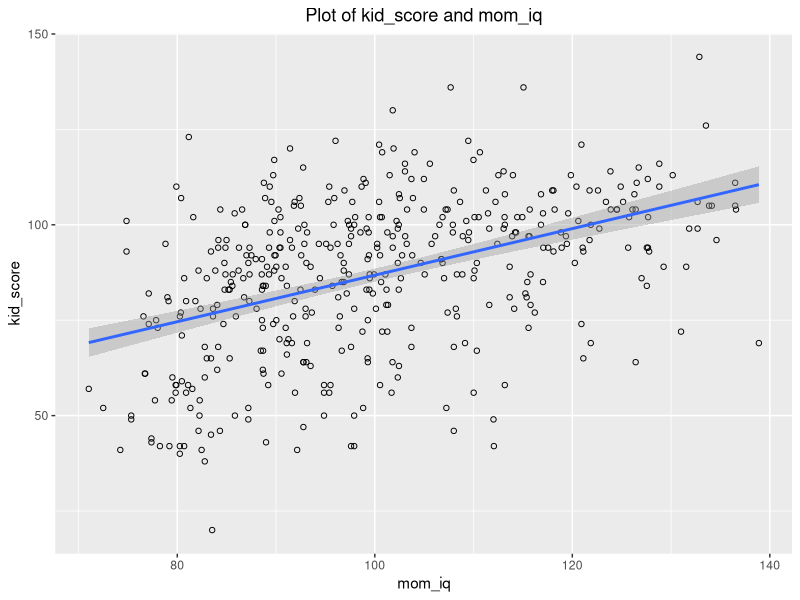
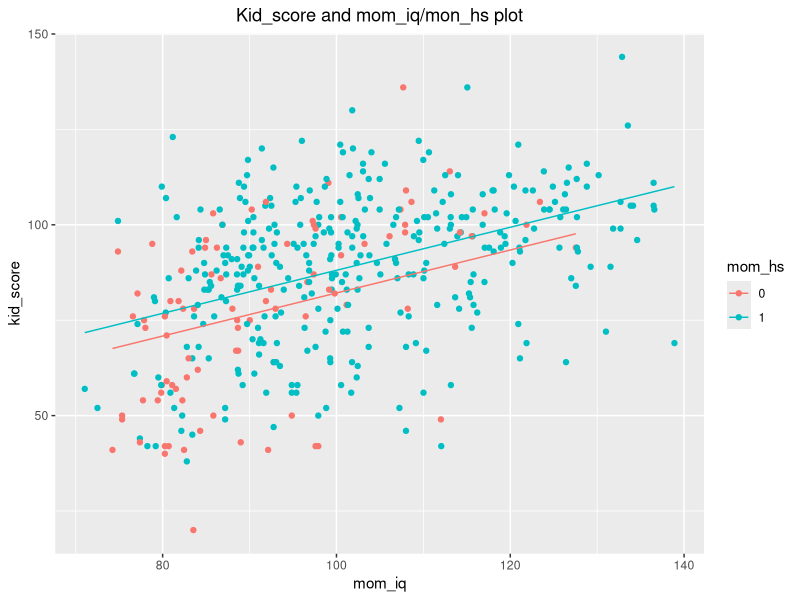
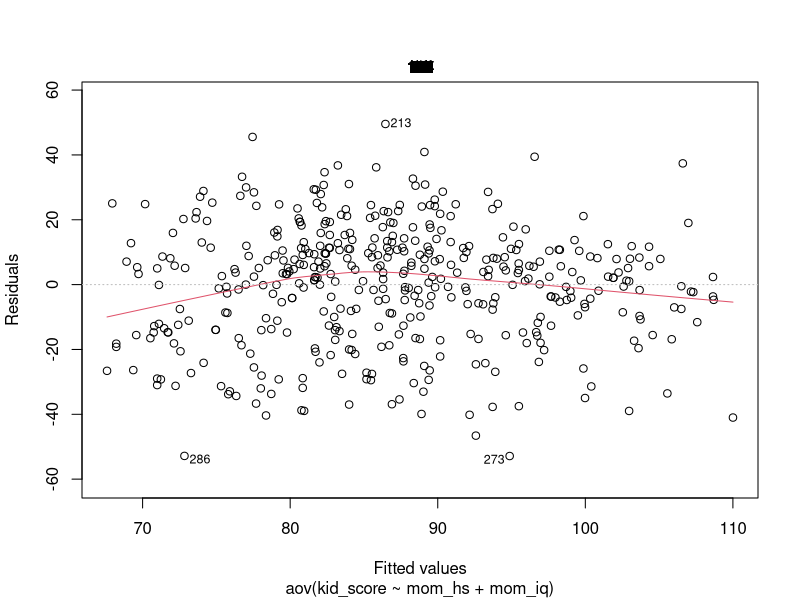
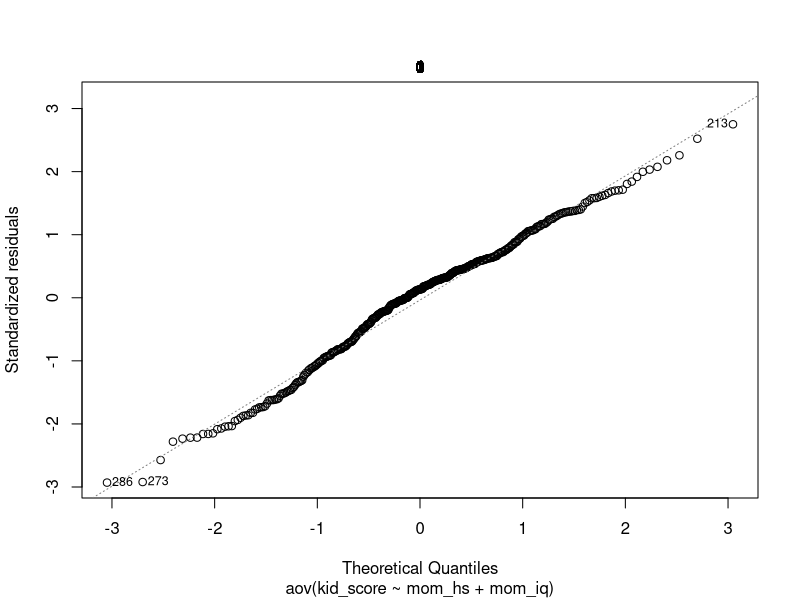
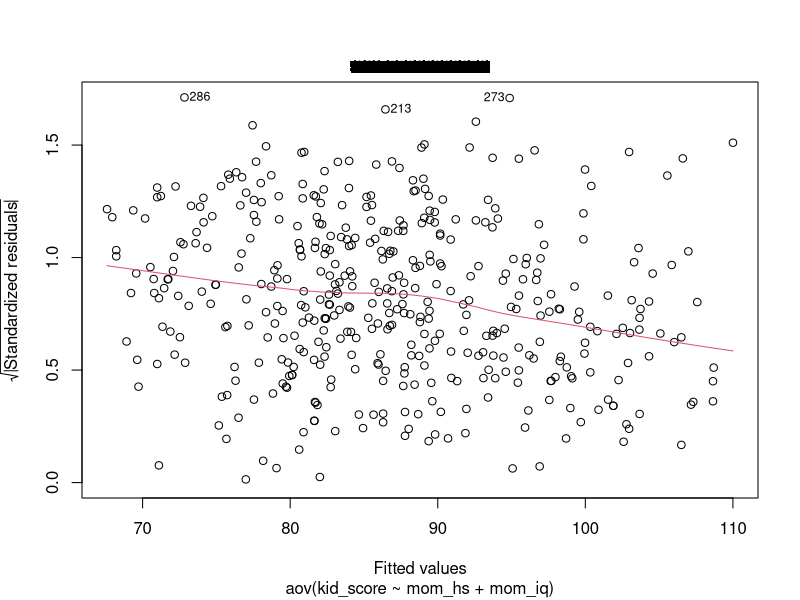
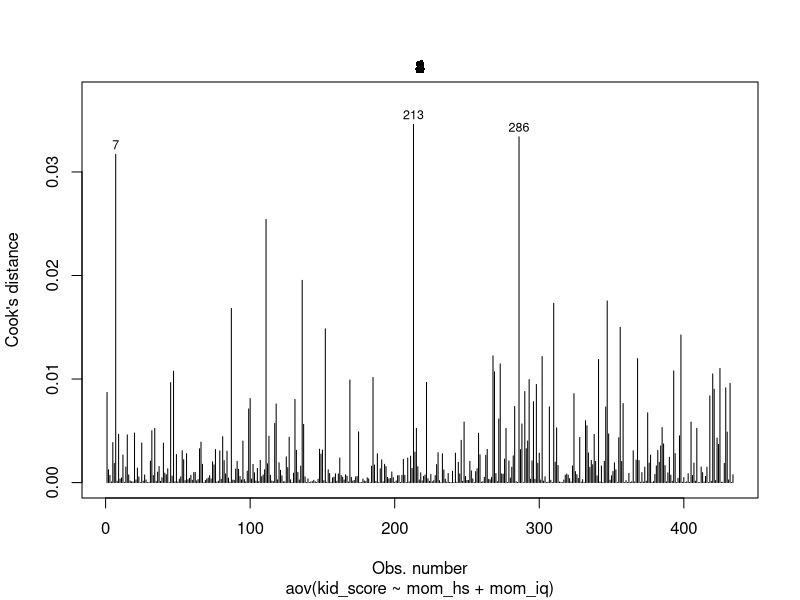
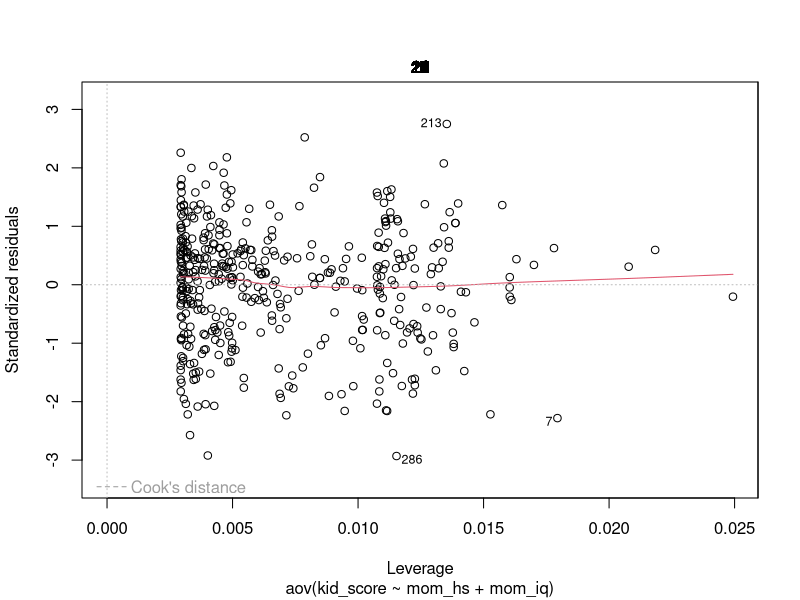
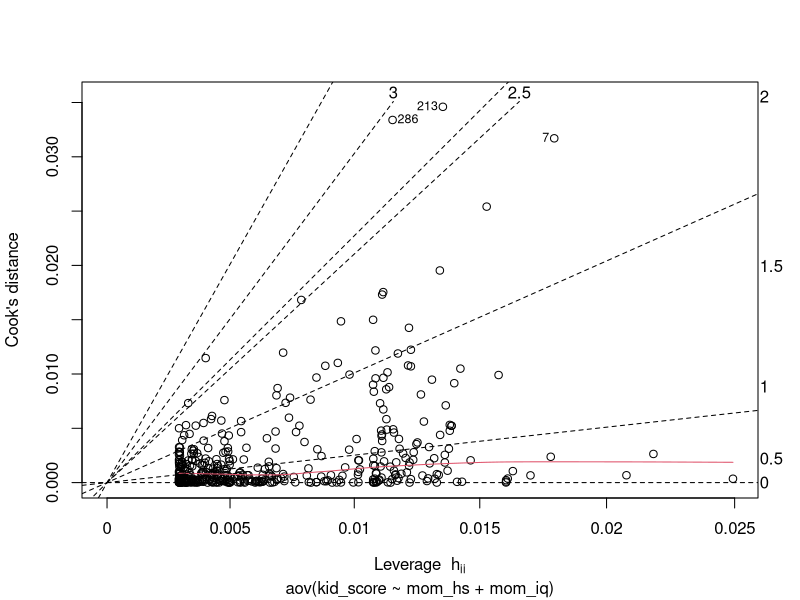

These charts were generated, in order, by the following R code:
### Stats with R Exercise sheet 8

##########################
#Week9: Checking Assumptions underlying ANOVA and linear regression
##########################


## This exercise sheet contains the exercises that you will need to complete and 
## submit by 23:55 on Monday, January 6. Write the code below the questions. 
## If you need to provide a written answer, comment this out using a hashtag (#). 
## Submit your homework via moodle.
## You are required to work together in groups of three students, but everybody 
## needs to submit the group version of the homework via moodle individually.
## You need to provide a serious attempt to each exercise in order to have
## the assignment graded as complete.

## Please write below your (and your teammates) name, matriculation number. 
## Name: Noon Pokaratsiri Goldstein, Pauline Sander, Axel Allen
## Matriculation number: 2581469, 2581310, 2579024

## Change the name of the file by adding your matriculation numbers
## (exercise0N_firstID_secondID_thirdID.R)

###############################################################################
###############################################################################

########
### Exercise 1
########

########
### Please, use ggplot to make plots in all exercises below!
########


# a) Read in the data kidiq.txt (available in the Moodle) and take a look
#    at the data summary. It contains information about the mum's iq and 
#    their child's iq. 
#    mom_hs indicates whether the mother has a high school degree
#    1 = high school education, 0 = no high school degree.

data <- read.delim('kidiq.txt', sep = " ")
summary(data)

# b) Plot kid_score against mom_iq in a scatter plot, and add a regression line 
#    (kid_score should be the response variable and mom_iq the predictor 
#    variable) to the plot. 
#    Name the plot and the axis in sensible ways.
library(ggplot2)
theme_update(plot.title = element_text(hjust = 0.5))
ggplot(data = data, aes(mom_iq, kid_score)) +
  ggtitle('Plot of kid_score and mom_iq') +
  geom_point(shape = 21) +
  geom_smooth(method = 'lm', se = T)
  
# c) Calculate a simple regression model for kid_score with mom_hs as a 
#    predictor and interpret the results.

model <- lm(kid_score ~ mom_hs, data = data)
summary(model)

# based on the F-statistic p-value of 5.957 * 10^-7 at alpha = 0.05, the variability in kid_score can be said
# to be influenced by mom_hs. The slope of 11.771 on the regression line suggests that for every unit point
# increase in mom_hs, kid_score also increases by the factor of 11.771.

# d) Next, fit a regression model with two predictors: mom_hs and mom_iq. 
#    Interpret the model and compare to the previous model.

model2 <- aov(kid_score ~ mom_hs + mom_iq, data = data)
summary(model2)

# considering the 2 predictors, the regression model P-values for mom_hs, and mom_iq are all
# less than the alpha level of 0.05. This suggests that the variability in kid_score are influenced by both mom_hs
# and mom_iq.

# e) Now plot a model where both predictors are shown. Do this by plotting 
#    data points for mothers with high school degree==1 in one color and those 
#    without degree in another color. Then also fit two separate regression lines 
#    such that these lines reflect the model results.
#	   HINT: One solution in ggplot is to calculate fitted values of the regression model 
#    and then plot them along with the original data points:
#    pred = data.frame(mom_iq=kidiq$mom_iq, mom_hs=kidiq$mom_hs, 
#    kid_score_pred=fitted(your_model))

pred = data.frame(mom_iq=data$mom_iq, mom_hs=data$mom_hs, kid_score_pred = fitted(model2))

ggplot(data, aes(mom_iq, kid_score, color = factor(mom_hs))) +
  geom_point() +
  geom_line(aes(y = pred$kid_score_pred)) +
  labs(color = 'mom_hs') +
  ggtitle('Kid_score and mom_iq/mon_hs plot')

# f) Next, we will proceed to a model including an interaction between mom_hs
#    and mom_iq. Fit the model and interpret your results.

model3 <- aov(kid_score ~ mom_hs*mom_iq, data)
summary(model3)

# Additionally, mom_hs:mom_iq is less than alpha level 0.05. This suggests, 
# that there's also a relationship between mom_hs and mom_iq.

# g) Next, let's plot the results of this model.

plot(model2, data, which = seq(1:6))


# h) Next, let's explore the "predict.lm" function. Please first generate
#    a new dataframe with one datapoint (a mother with high school degree
#    and iq of 100). Then, use the predict function to predict the corresponding
#    child's iq. 
#    Please specify the predict function to also give you the 0.95 confidence 
#    interval.

predict(model3, data.frame(mom_hs = 1, mom_iq = 100), level = 0.95)

# i) Meaning of confidence intervals for regression line.
#    Let's go back to exercise b) and plot again the data points with the 
#    regression line. By default, there should also be displayed the borders of 
#    the confidence interval. What is the meaning of this confidence interval?

# Close to mom_iq of 100, the confidence interval is narrower while it gets broader closer to the edges of
# the spectrum. This confidence interval shows the probability that the real model  
# will lie within the confidence interval of the regression model fitted that we have calculated.

# j) Finally, do model checking on your model from f), i.e. inspect 
#    the standard model plots provided by R, and interpret what you see.
par(mfcol = c(2,3))
plot(lm(kid_score ~ mom_iq + mom_hs, data), which = seq(1:6))

# The plots of model3 and the standard model don't show any major differences (while model and model2 do).
# This suggests, that the third model is the best model for the given data.
# The plot suggests that our assumptions for linear regression hold. 
# The residuals vs fitted plot confirms the homogeneity of variance as the plotted points are uniformly scattered.
# The Normal Q-Q plot that appears to be a straight line suggests that the residuals follow a normal distriubition.
# The Cook's Distance plot shows that data observations 7, 213, and 286 may significantly affect the model
# prediction if pruned.
# The residuals vs leverage plot similarly shows this as these observation points' residuals are also larger than
# the other observation data points.
# The Cook's distance vs Leverage plot shows that most of the observation data points do not have high leverage,
# only the previously mentioned observations. 
# Based on these plots checking that the key assumptions for linear regression hold for our data, we should
# be able to use our fitted model to make some conclusions about the data.

